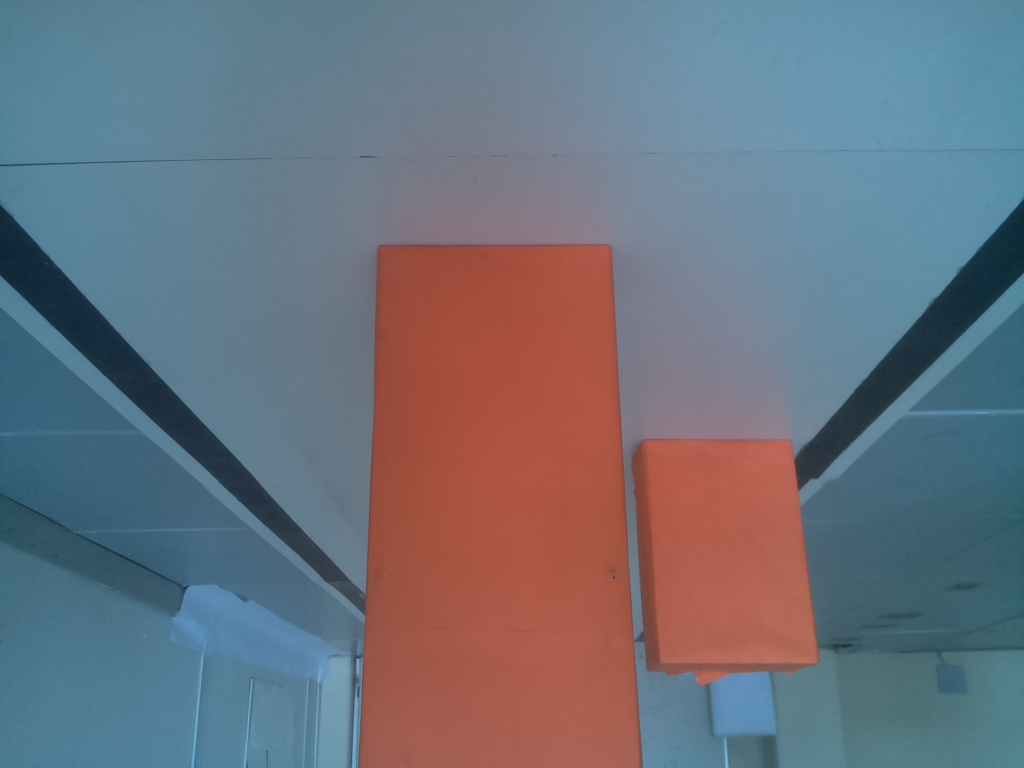
#> input picture tutorial-opencv/img.jpg, 1024 x 768 px
$ python 4-colorspace_changing.py
#> lines starting #> are read from the running program, lines starting #| are printed output that depends on the picture
import cv2
import sys
import numpy as np

img = cv2.imread('img.jpg')
#> img is the input picture: shape (768, 1024, 3); mean B, G, R 124.7, 113.7, 107.4

if img is None:
    sys.exit("Could not read the image.")

img = cv2.resize(img, (img.shape[1]//2, img.shape[0]//2))
#> img: shape (384, 512, 3)
img = cv2.rotate(img, cv2.ROTATE_180)
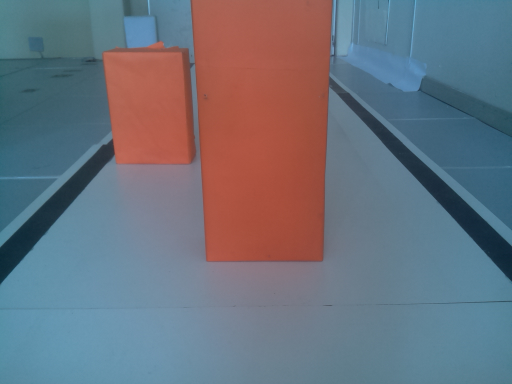
#> img: shape (384, 512, 3); mean B, G, R 124.8, 113.8, 107.6

gray = cv2.cvtColor(img, cv2.COLOR_BGR2GRAY)
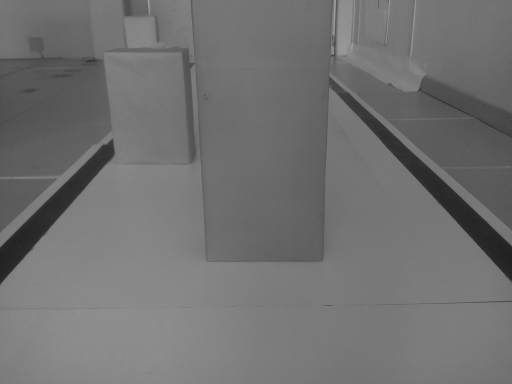
#> gray: shape (384, 512); min 32, max 166, mean 113.2
hsv = cv2.cvtColor(img, cv2.COLOR_BGR2HSV)
#> hsv: shape (384, 512, 3); mean H, S, V 81.9, 103.8, 146
print(gray.shape)
#| (384, 512)
print(hsv.shape)
#| (384, 512, 3)

while True:
    cv2.imshow("imagem", gray)
    k = cv2.waitKey(6)
#> (key Esc is pressed here)
    if k == ord('s'):
        cv2.imwrite('4_gray.jpg', img)
    if k & 0xff == 27:
        cv2.destroyAllWindows()
        break
while True:
    cv2.imshow("imagem", hsv)
    k = cv2.waitKey(6)
#> (key Esc is pressed here)
    if k == ord('s'):
        cv2.imwrite('4_hsv.jpg', img)
    if k & 0xff == 27:
        cv2.destroyAllWindows()
        break
